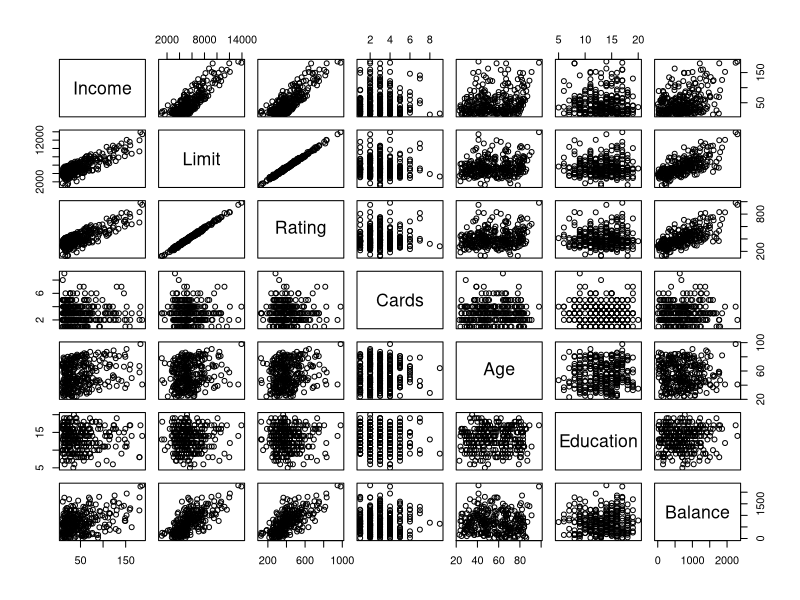

The R source for this figure: (Note: this script raises an error after producing the figure.)
## ---- chunk 1
knitr::opts_chunk$set(echo = F)
# Libraries
library(MASS)
library(xtable)
library(car)

## ---- chunk 2
#read in the data
setwd("~/Matt BYU/10 Winter 2018/Stat 536/EDA 1 Credit")
credit <- read.csv('creditdata.csv',header=T)

#scatter plots (pairs plot)
pairs(credit[,c(1:6,11)])



## ---- chunk 3

#boxplots
oldpar = par(no.readonly = TRUE)
par(mfrow=c(2,2))
plot(credit[,7],credit$Balance,ylab='Balance',main='Gender')
plot(credit[,8],credit$Balance,ylab='Balance',main='Student')
plot(credit[,9],credit$Balance,ylab='Balance',main='Married')
plot(credit[,10],credit$Balance,ylab='Balance',main='Ethnicity')
par(oldpar)

## ---- chunk 4
#fit multiple linear regression model
model <- lm(Balance~., data=credit)

#check assumptions
hist(model$residuals,freq=F)
curve(dnorm(x,0,sd(model$residuals)),col='red',lwd=2,add=T)

plot(model$fitted.values,model$residuals,
     main='Residual Plot')
abline(h=0,col='red')


# vif(model)#variance inflation factor
# avPlots(model)


